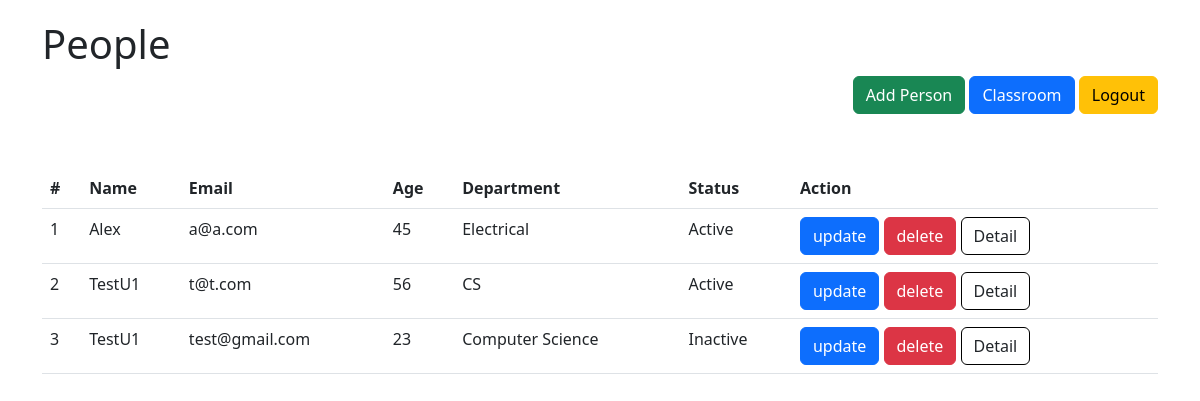
/home/ (signed in), run on an earlier commit of the app's database.
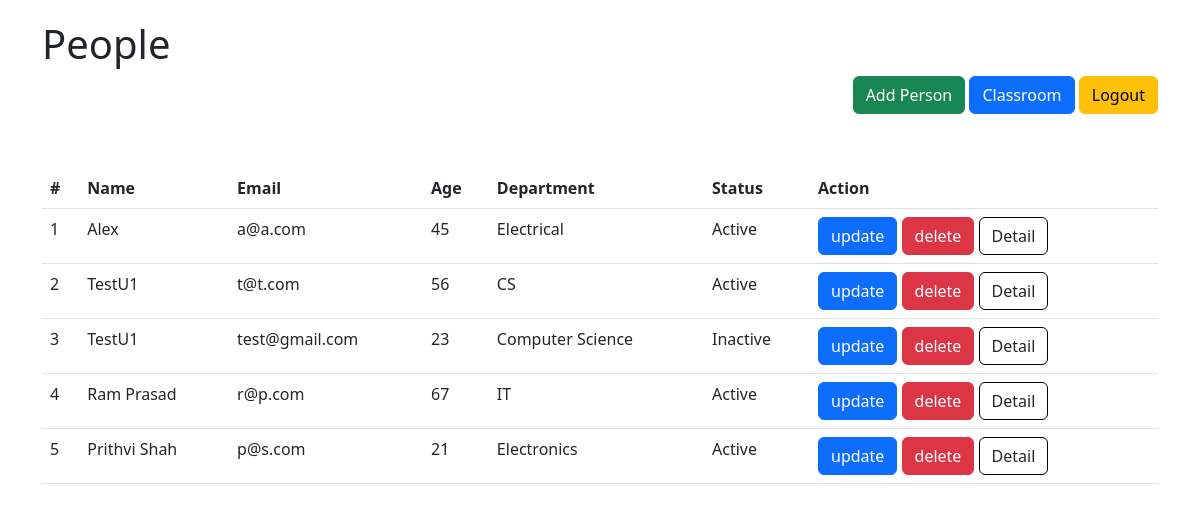
And on a later commit of the database.
### crud/models.py (models this page shows, shortened)
class Person(models.Model):
    name = models.CharField(max_length=50)
    email = models.EmailField(unique=True)
    age = models.PositiveIntegerField()
    department = models.CharField(max_length=50)
    is_active = models.BooleanField(default=False)

### crud/views.py (the view)
# urls.py: path("home/", home, name='home'),
@login_required
def home(request):
    context = {"persons": Person.objects.all(), "title": "Home"}
    return render(request, template_name="crud/person.html", context=context)

### templates/crud/person.html
{% extends "crud/base.html" %}
{% block content %}
    <div>
        <h1>People</h1>
        <div style="float: right">
            <a href="{% url 'create' %}" class="btn btn-success"
               >Add Person</a>
            <a href="{% url 'classroom' %}" class="btn btn-primary">Classroom</a>
            <a href="{% url 'logout' %}" class="btn btn-warning">Logout</a>
        </div>
    </div>
    <table class="table" style="margin-top: 100px">
        <thead>
        <tr>
            <th scope="col">#</th>
            <th scope="col">Name</th>
            <th scope="col">Email</th>
            <th scope="col">Age</th>
            <th scope="col">Department</th>
            <th scope="col">Status</th>
            <th scope="col">Action</th>
        </tr>
        </thead>
        <tbody>
        {% for person in persons %}
            <tr>
                <td>{{ forloop.counter }}</td>
                <td>{{ person.name }}</td>
                <td>{{ person.email }}</td>
                <td>{{ person.age }}</td>
                <td>{{ person.department }}</td>
                <td>
                    {% if person.is_active %}
                        Active
                    {% else %}
                        Inactive
                    {% endif %}
                </td>
                <td>
                    <a href="{% url 'update' person.id %}" class="btn btn-primary">update</a>
                    <a href="{% url 'delete' person.id %}" class="btn btn-danger">delete</a>
                    <a href="{% url 'person_detail' person.id %}" class="btn" style="border-color: black">Detail</a>
                </td>
            </tr>
        {% endfor %}
        </tbody>
    </table>
{% endblock %}

### templates/crud/base.html (shortened to what this page needs)
<!DOCTYPE html>
<html lang="en">
<head>
    <link href="https://cdn.jsdelivr.net/npm/bootstrap@5.3.0-alpha2/dist/css/bootstrap.min.css"
          rel="stylesheet"
>
</head>
<body>
<div class="container" style="margin-top: 20px">
    {% block content %}{% endblock %}
</div>
</body>
</html>

What changed in the data, as far as the page shows it:
added Person: name "Ram Prasad", email "r@p.com", age "67", department "IT", is_active "Active"
added Person: name "Prithvi Shah", email "p@s.com", age "21", department "Electronics", is_active "Active"
